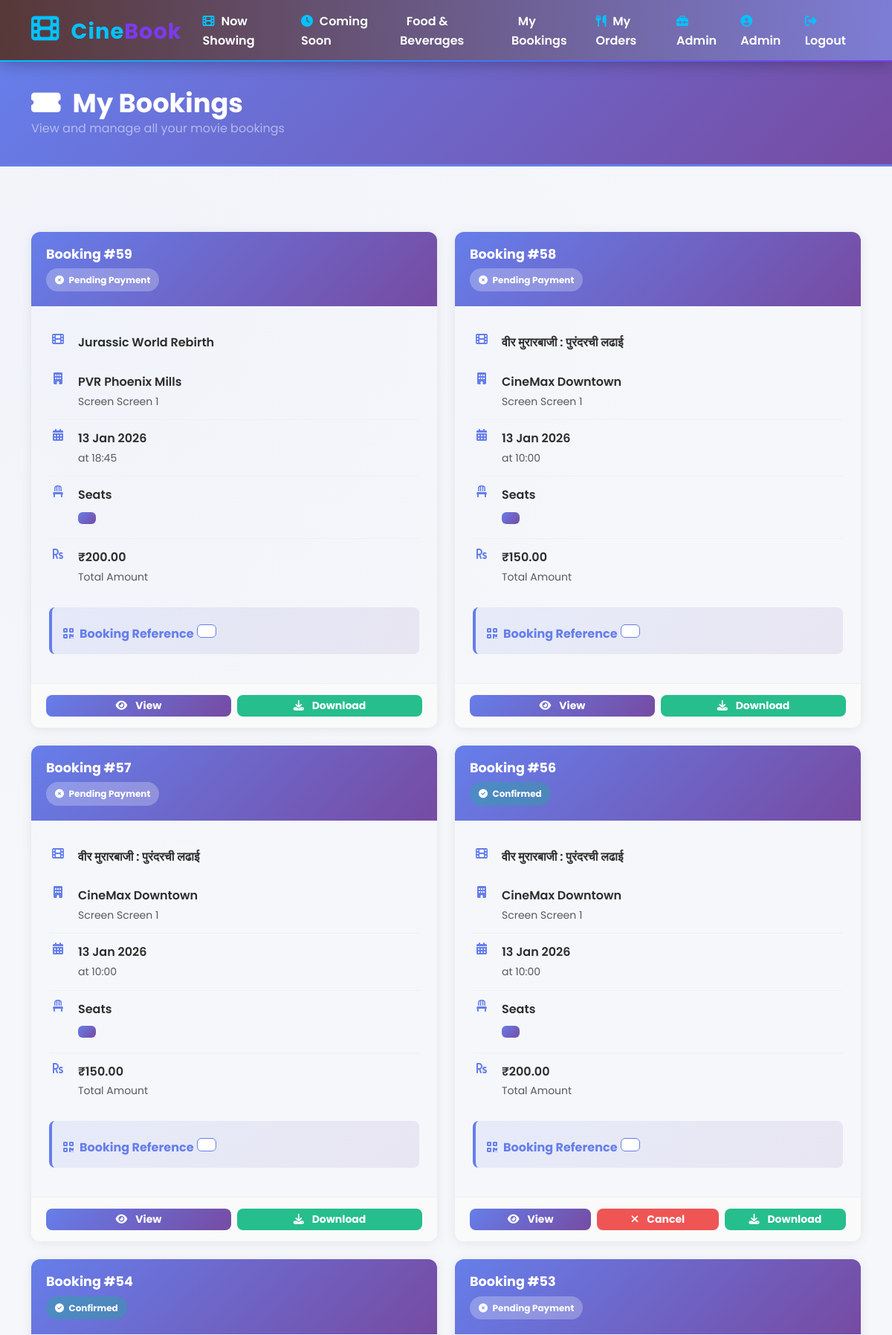
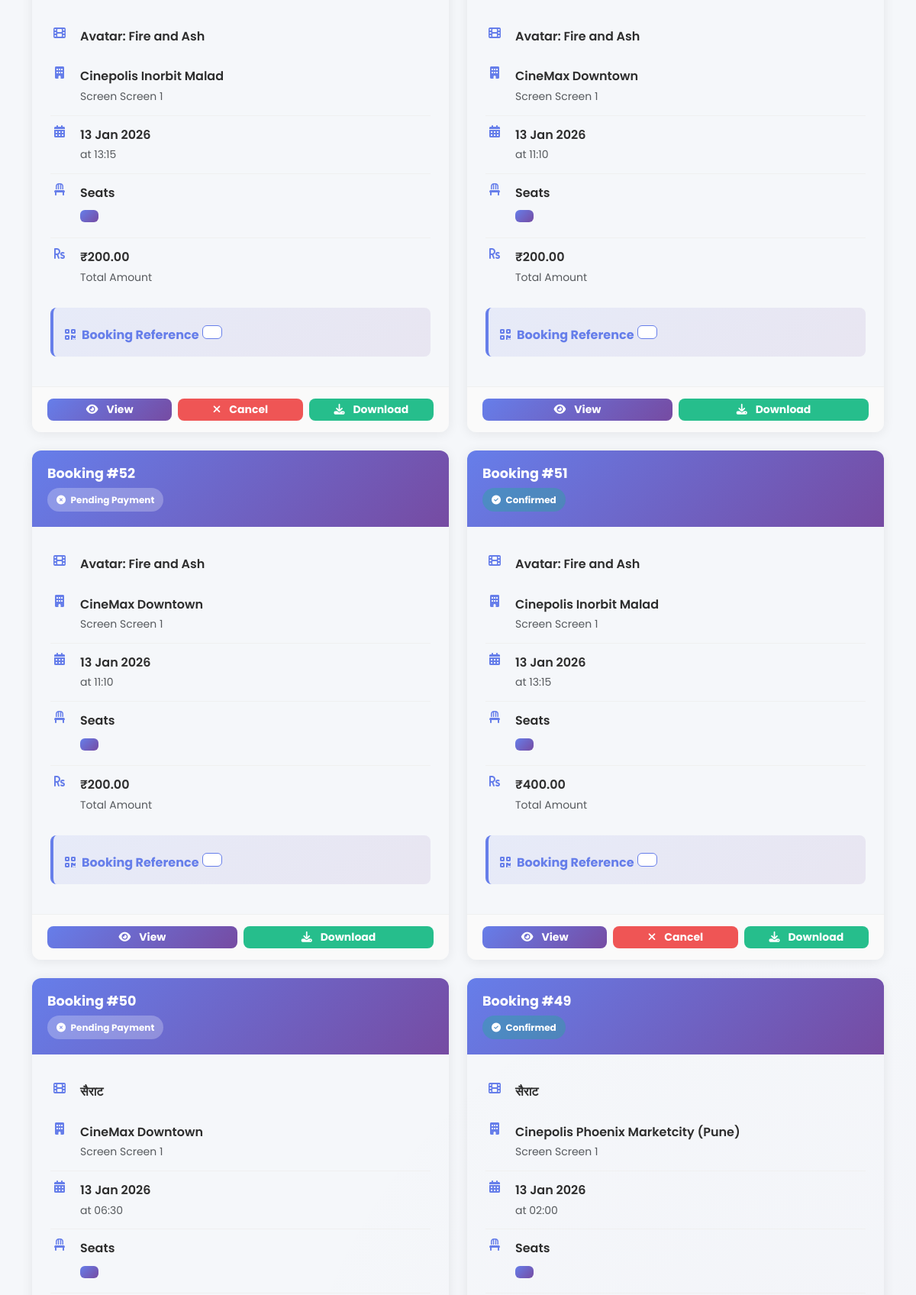
/bookings/ (signed in, upper part), run on the app's committed database (2 pictures, top to bottom).
### bookings/models.py (models this page shows, shortened)
class Booking(models.Model):
    BOOKING_STATUS_CHOICES = [
        ('pending', 'Pending Payment'),
        ('confirmed', 'Confirmed'),
        ('cancelled', 'Cancelled'),
        ('completed', 'Completed'),
    ]
    booking_id = models.CharField(max_length=20, unique=True, editable=False)
    user = models.ForeignKey('auth.User', on_delete=models.CASCADE, related_name='bookings')
    show = models.ForeignKey('theatres.Show', on_delete=models.CASCADE, related_name='bookings')
    total_amount = models.DecimalField(max_digits=10, decimal_places=2, validators=[MinValueValidator(0)])
    discount_amount = models.DecimalField(max_digits=10, decimal_places=2, default=0, validators=[MinValueValidator(0)])
    final_amount = models.DecimalField(max_digits=10, decimal_places=2, validators=[MinValueValidator(0)])
    status = models.CharField(max_length=20, choices=BOOKING_STATUS_CHOICES, default='pending')
    payment_method = models.CharField(max_length=50, blank=True, null=True)  # Credit Card, Debit Card, UPI, etc.
    created_at = models.DateTimeField(auto_now_add=True)
    updated_at = models.DateTimeField(auto_now=True)
    booking_date = models.DateField(auto_now_add=True)
    class Meta:
        verbose_name = "Booking"
        verbose_name_plural = "Bookings"
        ordering = ['-created_at']
        indexes = [
            models.Index(fields=['user', '-created_at']),
            models.Index(fields=['status']),
            models.Index(fields=['booking_id']),
        ]

### theatres/models.py (models this page shows, shortened)
class Show(models.Model):
    screen = models.ForeignKey(Screen, on_delete=models.CASCADE, related_name='shows')
    movie = models.ForeignKey('movies.Movie', on_delete=models.CASCADE, related_name='shows')
    show_date = models.DateField()
    show_time = models.TimeField()
    end_time = models.TimeField()  # Calculated based on movie duration
    base_ticket_price = models.DecimalField(
        max_digits=8,
        decimal_places=2,
        validators=[MinValueValidator(0)],
        help_text="Base price for standard seats"
    )
    SHOW_STATUS_CHOICES = [
        ('available', 'Available for Booking'),
        ('housefull', 'House Full'),
        ('cancelled', 'Cancelled'),
    ]
    status = models.CharField(max_length=20, choices=SHOW_STATUS_CHOICES, default='available')
    is_active = models.BooleanField(default=True)
    created_at = models.DateTimeField(auto_now_add=True)
    updated_at = models.DateTimeField(auto_now=True)
    class Meta:
        verbose_name = "Show"
        verbose_name_plural = "Shows"
        ordering = ['show_date', 'show_time']
        indexes = [
            models.Index(fields=['show_date', 'screen']),
            models.Index(fields=['movie', 'show_date']),
        ]

class Screen(models.Model):
    theatre = models.ForeignKey(Theatre, on_delete=models.CASCADE, related_name='screens')
    name = models.CharField(max_length=100, help_text="e.g., Screen 1, Screen 2, IMAX Hall")
    capacity = models.IntegerField(validators=[MinValueValidator(1)])
    total_rows = models.IntegerField(validators=[MinValueValidator(1)])
    seats_per_row = models.IntegerField(validators=[MinValueValidator(1)])
    is_4k = models.BooleanField(default=False)
    is_imax = models.BooleanField(default=False)
    is_dolby = models.BooleanField(default=False)
    is_active = models.BooleanField(default=True)
    created_at = models.DateTimeField(auto_now_add=True)
    class Meta:
        verbose_name = "Screen"
        verbose_name_plural = "Screens"
        unique_together = ['theatre', 'name']

class Theatre(models.Model):
    name = models.CharField(max_length=255)
    address = models.TextField()
    city = models.CharField(max_length=100)
    state = models.CharField(max_length=100)
    postal_code = models.CharField(max_length=10)
    phone_number = models.CharField(max_length=15)
    email = models.EmailField()
    total_screens = models.IntegerField(validators=[MinValueValidator(1)])
    is_active = models.BooleanField(default=True)
    latitude = models.FloatField(null=True, blank=True)
    longitude = models.FloatField(null=True, blank=True)
    has_4k = models.BooleanField(default=False)
    has_imax = models.BooleanField(default=False)
    has_dolby = models.BooleanField(default=False)
    created_at = models.DateTimeField(auto_now_add=True)
    updated_at = models.DateTimeField(auto_now=True)
    class Meta:
        verbose_name = "Theatre"
        verbose_name_plural = "Theatres"
        ordering = ['city', 'name']
        indexes = [
            models.Index(fields=['city', 'is_active']),
        ]

### movies/models.py (models this page shows, shortened)
class Movie(models.Model):
    STATUS_CHOICES = [
        ('coming_soon', 'Coming Soon'),
        ('running', 'Running'),
        ('ended', 'Ended'),
    ]
    title = models.CharField(max_length=255)
    description = models.TextField()
    poster = models.ImageField(upload_to='movie_posters/')
    banner = models.ImageField(upload_to='movie_banners/', blank=True, null=True)
    release_date = models.DateField()
    duration_minutes = models.IntegerField(validators=[MinValueValidator(1)])  # Duration in minutes
    language = models.CharField(max_length=50, choices=[
        ('hindi', 'Hindi'),
        ('english', 'English'),
        ('marathi', 'Marathi'),
    ])
    genres = models.ManyToManyField(Genre, related_name='movies')
    rating = models.FloatField(
        validators=[MinValueValidator(0.0), MaxValueValidator(10.0)],
        default=0.0,
        help_text="IMDb rating out of 10"
    )
    director = models.CharField(max_length=255, blank=True, null=True)
    cast = models.TextField(blank=True, null=True, help_text="Comma-separated actor names")
    certification = models.CharField(max_length=10, choices=[
        ('U', 'U - Unrestricted'),
        ('UA', 'UA - Restricted for Children'),
        ('A', 'A - Restricted to Adults'),
        ('S', 'S - Restricted to Specialized'),
    ], default='UA')
    status = models.CharField(max_length=20, choices=STATUS_CHOICES, default='coming_soon')
    is_featured = models.BooleanField(default=False, help_text="Display on homepage")
    created_at = models.DateTimeField(auto_now_add=True)
    updated_at = models.DateTimeField(auto_now=True)
    class Meta:
        verbose_name = "Movie"
        verbose_name_plural = "Movies"
        ordering = ['-release_date']
        indexes = [
            models.Index(fields=['status', '-release_date']),
            models.Index(fields=['title']),
        ]

### bookings/views.py (the view)
# urls.py: path('', views.booking_list, name='booking_list'),
@login_required(login_url='users:login')
def booking_list(request):
    bookings = Booking.objects.filter(user=request.user).order_by('-created_at')
    context = {
        'bookings': bookings,
        'page_title': 'My Bookings',
    }
    return render(request, 'bookings/booking_list.html', context)

### bookings/templates/bookings/booking_list.html (shortened to what this page needs)
{% extends 'base.html' %}
{% load static %}
{% block content %}
<div class="bookings-header">
    <div class="container">
        <h1><i class="fas fa-ticket-alt me-3"></i>My Bookings</h1>
        <p class="mb-0 text-white-50">View and manage all your movie bookings</p>
    </div>
</div>
<div class="container py-5">
    {% if bookings %}
        <div class="row g-4">
            {% for booking in bookings %}
                <div class="col-lg-6">
                    <div class="booking-card">
                        <div class="booking-card-header d-flex justify-content-between align-items-start">
                            <div>
                                <h5>Booking #{{ booking.id }}</h5>
                                <span class="status-badge-booking {% if booking.status == 'confirmed' %}status-confirmed{% elif booking.status == 'cancelled' %}status-cancelled{% endif %}">
                                    {% if booking.status == 'confirmed' %}
                                        <i class="fas fa-check-circle me-1"></i>
                                    {% else %}
                                        <i class="fas fa-times-circle me-1"></i>
                                    {% endif %}
                                    {{ booking.get_status_display }}
                                </span>
                            </div>
                        </div>
                        <div class="card-body d-flex flex-column flex-grow-1 p-4">
                            <div class="booking-info-row" style="border-bottom: none; padding-bottom: 0; margin-bottom: 15px;">
                                <i class="fas fa-film"></i>
                                <div>
                                    <div class="booking-info-label">{{ booking.show.movie.title }}</div>
                                </div>
                            </div>
                            <div class="booking-info-row">
                                <i class="fas fa-building"></i>
                                <div>
                                    <div class="booking-info-label">{{ booking.show.screen.theatre.name }}</div>
                                    <small class="text-muted">Screen {{ booking.show.screen.name }}</small>
                                </div>
                            </div>
                            <div class="booking-info-row">
                                <i class="fas fa-calendar-alt"></i>
                                <div>
                                    <div class="booking-info-label">{{ booking.show.show_date|date:"d M Y" }}</div>
                                    <small class="text-muted">at {{ booking.show.show_time|time:"H:i" }}</small>
                                </div>
                            </div>
                            <div class="booking-info-row">
                                <i class="fas fa-chair"></i>
                                <div class="flex-grow-1">
                                    <div class="booking-info-label mb-2">Seats</div>
                                    <span class="seats-display">{{ booking.get_seat_numbers }}</span>
                                </div>
                            </div>
                            <div class="booking-info-row" style="border-bottom: none;">
                                <i class="fas fa-rupee-sign"></i>
                                <div>
                                    <div class="booking-info-label">₹{{ booking.total_amount }}</div>
                                    <small class="text-muted">Total Amount</small>
                                </div>
                            </div>
                            <div class="reference-badge mt-3">
                                <strong><i class="fas fa-qrcode me-2" style="color: #667eea;"></i>Booking Reference</strong>
                                <div class="reference-code">{{ booking.booking_reference }}</div>
                            </div>
                        </div>
                        <div style="padding: 15px 20px; border-top: 1px solid #f0f0f0; background: #fafafa;">
                            <div class="button-group">
                                <a href="{% url 'bookings:booking_detail' booking.id %}" class="btn btn-sm btn-view">
                                    <i class="fas fa-eye me-2"></i> View
                                </a>
                                {% if booking.status == 'confirmed' %}
                                    <a href="{% url 'bookings:cancel_booking' booking.id %}" class="btn btn-sm btn-cancel" onclick="return confirm('Are you sure you want to cancel this booking?');">
                                        <i class="fas fa-times me-2"></i> Cancel
                                    </a>
                                {% endif %}
                                <a href="{% url 'bookings:booking_download' booking.id %}" class="btn btn-sm btn-download">
                                    <i class="fas fa-download me-2"></i> Download
                                </a>
                            </div>
                        </div>
                    </div>
                </div>
            {% endfor %}
        </div>
    {% endif %}
</div>
{% endblock %}

### templates/base.html (shortened to what this page needs)
{% load static %}
<!DOCTYPE html>
<html lang="en">
<head>
    <link href="https://cdn.jsdelivr.net/npm/bootstrap@5.3.0/dist/css/bootstrap.min.css" rel="stylesheet">
    <link href="https://cdnjs.cloudflare.com/ajax/libs/font-awesome/6.4.0/css/all.min.css" rel="stylesheet">
    <link rel="stylesheet" href="{% static 'css/style.css' %}">
</head>
<body id="page-body" {% block body_attrs %}{% endblock %}>
    <nav class="navbar navbar-expand-lg navbar-dark sticky-top" style="background: linear-gradient(90deg, #1a1a1a 0%, #2d2d2d 100%); box-shadow: 0 2px 20px rgba(0,0,0,0.3);">
        <div class="container">
                <a class="navbar-brand fw-bold" href="{% url 'home' %}">
                <i class="fas fa-film" style="color: #00C2FF;"></i> <span style="color: #00C2FF;">Cine</span><span style="color: #7C3AED;">Book</span>
            </a>
            <div class="collapse navbar-collapse" id="navbarNav">
                <ul class="navbar-nav ms-auto">
                    <li class="nav-item">
                        <a class="nav-link" href="{% url 'movies:movie_list' %}"><i class="fas fa-film"></i> Now Showing</a>
                    </li>
                    <li class="nav-item">
                        <a class="nav-link" href="{% url 'movies:coming_soon' %}"><i class="fas fa-clock"></i> Coming Soon</a>
                    </li>
                    <li class="nav-item">
                        <a class="nav-link" href="{% url 'food:menu' %}"> Food & Beverages</a>
                    </li>
                    {% if user.is_authenticated %}
                        <li class="nav-item">
                            <a class="nav-link" href="{% url 'bookings:booking_list' %}"> My Bookings</a>
                        </li>
                        <li class="nav-item">
                            <a class="nav-link" href="{% url 'food:order_list' %}">
                                <i class="fas fa-utensils"></i> My Orders
                            </a>
                        </li>
                        {% if user.is_superuser %}
                            <li class="nav-item">
                                <a class="nav-link" href="{% url 'admin:index' %}"><i class="fas fa-toolbox"></i> Admin</a>
                            </li>
                        {% endif %}
                        <li class="nav-item">
                            <a class="nav-link" href="{% url 'users:profile' %}"><i class="fas fa-user-circle"></i> {{ user.first_name }}</a>
                        </li>
                        <li class="nav-item">
                            <a class="nav-link" href="{% url 'users:logout' %}"><i class="fas fa-sign-out-alt"></i> Logout</a>
                        </li>
                    {% endif %}
                </ul>
            </div>
        </div>
    </nav>
    <main class="min-vh-100">
        {% block content %}{% endblock %}
    </main>
</body>
</html>

### data on the page
Booking: id "59", status "Pending Payment", show.movie "Jurassic World Rebirth", show.screen.theatre.name "PVR Phoenix Mills", show.screen.name "Screen 1", show.show_date "13 Jan 2026", show.show_time "18:45", total_amount "200.00"
Booking: id "58", status "Pending Payment", show.movie "वीर मुरारबाजी : पुरंदरची लढाई", show.screen.theatre.name "CineMax Downtown", show.screen.name "Screen 1", show.show_date "13 Jan 2026", show.show_time "10:00", total_amount "150.00"
Booking: id "57", status "Pending Payment", show.movie "वीर मुरारबाजी : पुरंदरची लढाई", show.screen.theatre.name "CineMax Downtown", show.screen.name "Screen 1", show.show_date "13 Jan 2026", show.show_time "10:00", total_amount "150.00"
Booking: id "56", status "Confirmed", show.movie "वीर मुरारबाजी : पुरंदरची लढाई", show.screen.theatre.name "CineMax Downtown", show.screen.name "Screen 1", show.show_date "13 Jan 2026", show.show_time "10:00", total_amount "200.00", shows "Cancel"
Booking: id "54", status "Confirmed", show.movie "Avatar: Fire and Ash", show.screen.theatre.name "Cinepolis Inorbit Malad", show.screen.name "Screen 1", show.show_date "13 Jan 2026", show.show_time "13:15", total_amount "200.00", shows "Cancel"
Booking: id "53", status "Pending Payment", show.movie "Avatar: Fire and Ash", show.screen.theatre.name "CineMax Downtown", show.screen.name "Screen 1", show.show_date "13 Jan 2026", show.show_time "11:10", total_amount "200.00"
Booking: id "52", status "Pending Payment", show.movie "Avatar: Fire and Ash", show.screen.theatre.name "CineMax Downtown", show.screen.name "Screen 1", show.show_date "13 Jan 2026", show.show_time "11:10", total_amount "200.00"
Booking: id "51", status "Confirmed", show.movie "Avatar: Fire and Ash", show.screen.theatre.name "Cinepolis Inorbit Malad", show.screen.name "Screen 1", show.show_date "13 Jan 2026", show.show_time "13:15", total_amount "400.00", shows "Cancel"
Booking: id "50", status "Pending Payment", show.movie "सैराट", show.screen.theatre.name "CineMax Downtown", show.screen.name "Screen 1", show.show_date "13 Jan 2026", show.show_time "06:30"
Booking: id "49", status "Confirmed", show.movie "सैराट", show.screen.theatre.name "Cinepolis Phoenix Marketcity (Pune)", show.screen.name "Screen 1", show.show_date "13 Jan 2026", show.show_time "02:00"

### other printed values
{{ user.first_name }} "Admin"
